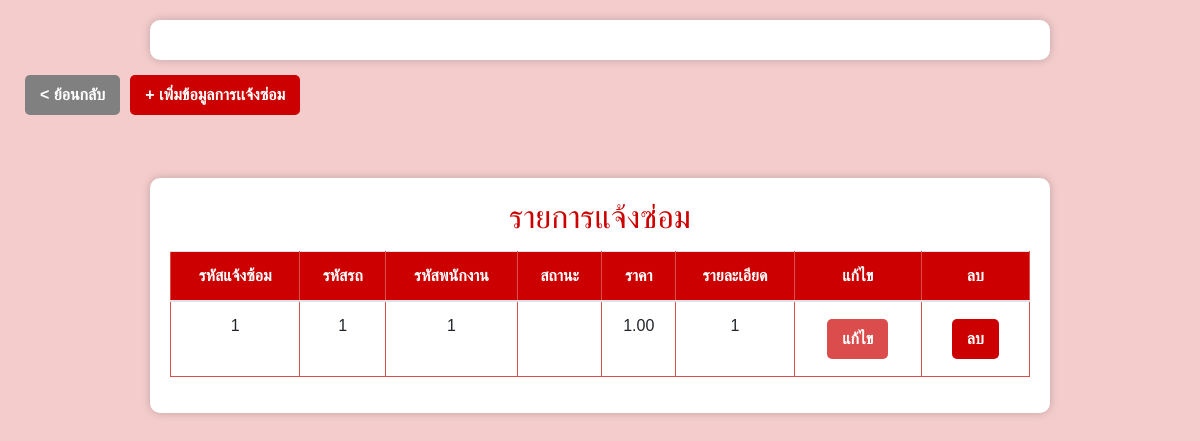
/index_rep_mc.php, run on an earlier commit of the app's database.
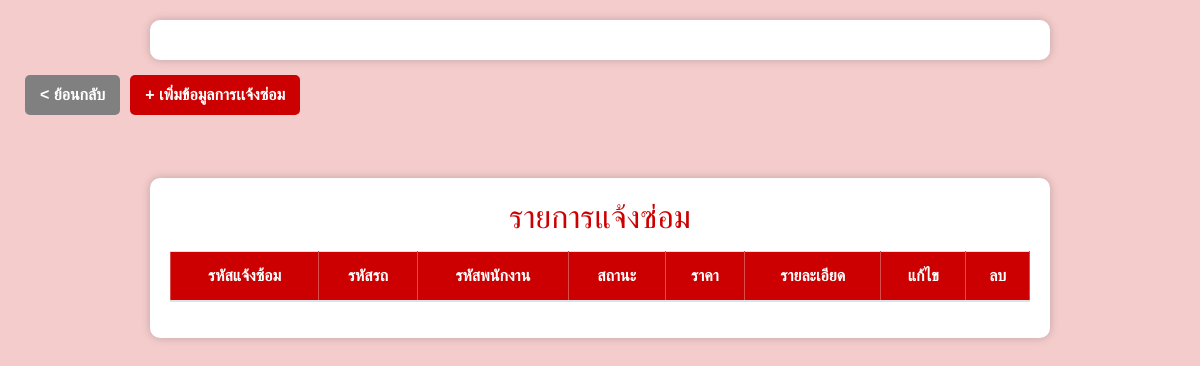
And on a later commit of the database.
### tables this page shows
CREATE TABLE repairment (
  rep_id INT(11) NOT NULL AUTO_INCREMENT,
  car_id INT(11) NOT NULL,
  emp_id INT(11) NOT NULL,
  rep_status ENUM('รอดำเนินการ','กำลังดำเนินการ','ดำเนินการเสร็จสิ้น') NOT NULL,
  rep_price DECIMAL(10,2) NOT NULL,
  rep_detail TEXT DEFAULT NULL,
  PRIMARY KEY (rep_id),
  FOREIGN KEY (car_id) REFERENCES car(car_id),
  FOREIGN KEY (emp_id) REFERENCES employee(emp_id)
);

### index_rep_mc.php (the view, shortened to what this page needs)
<?php
$connection = mysqli_connect('localhost', 'root', '', 'motor_cycle');
mysqli_set_charset($connection, 'utf8');
$query = "SELECT * FROM repairment";
$result = mysqli_query($connection, $query);
?>
<!DOCTYPE html>
<html lang="th">
<head>
    <link rel="stylesheet" href="https://cdn.jsdelivr.net/npm/bootstrap@4.0.0/dist/css/bootstrap.min.css">
</head>
<body>
    <div class="container"></div>
<div class="but" style="display:flex">
<div class="button-container">
        <a href="index.php" class="button add-btn2" style="background:grey">< ย้อนกลับ</a>
</div>
<div class="button-container">
    <a href="insert_rep_mc.php" class="button add-btn">+ เพิ่มข้อมูลการเเจ้งซ่อม</a>
</div>
</div>
    <div class="container mt-5">
        <h2>รายการแจ้งซ่อม</h2>
        <table class="table">
            <thead>
                <tr>
                    <th>รหัสแจ้งซ้อม</th>
                    <th>รหัสรถ</th>
                    <th>รหัสพนักงาน</th>
                    <th>สถานะ</th>
                    <th>ราคา</th>
                    <th>รายละเอียด</th>
                    <th>แก้ไข</th>
                    <th>ลบ</th>
                </tr>
            </thead>
            <tbody>
                <?php while ($row = mysqli_fetch_assoc($result)) : ?>
                    <tr>
                        <td><?php echo $row['rep_id']; ?></td>
                        <td><?php echo $row['car_id']; ?></td>
                        <td><?php echo $row['emp_id']; ?></td>
                        <td><?php echo $row['rep_status']; ?></td>
                        <td><?php echo $row['rep_price']; ?></td>
                        <td><?php echo $row['rep_detail']; ?></td>
                        <td><a href="update_rep_mc.php?id=<?= $row['rep_id']; ?>" class="button edit-btn">แก้ไข</a></td>
                        <td><a href="delete_rep_mc.php?id=<?= $row['rep_id']; ?>" class="button delete-btn" onclick="return confirm('คุณแน่ใจหรือไม่?')">ลบ</a></td>
                    </tr>
                <?php endwhile; ?>
            </tbody>
        </table>
    </div>
</body>
</html>

What changed in the data, as far as the page shows it:
removed repairment: rep_id "1", car "1", emp "1", rep_price "1.00", rep_detail "1"
